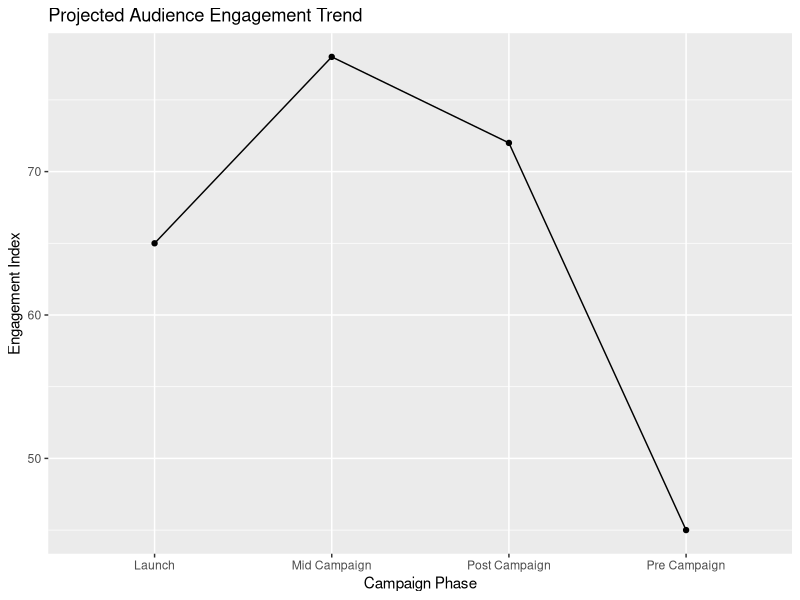

The R source for this figure:
## ---- chunk 1
library(ggplot2)

engagement_data <- data.frame(
  Campaign_Phase = c("Pre Campaign", "Launch", "Mid Campaign", "Post Campaign"),
  Engagement_Score = c(45, 65, 78, 72)
)

ggplot(engagement_data, aes(x = Campaign_Phase, y = Engagement_Score, group = 1)) +
  geom_line() +
  geom_point() +
  labs(
    title = "Projected Audience Engagement Trend",
    x = "Campaign Phase",
    y = "Engagement Index"
  )
